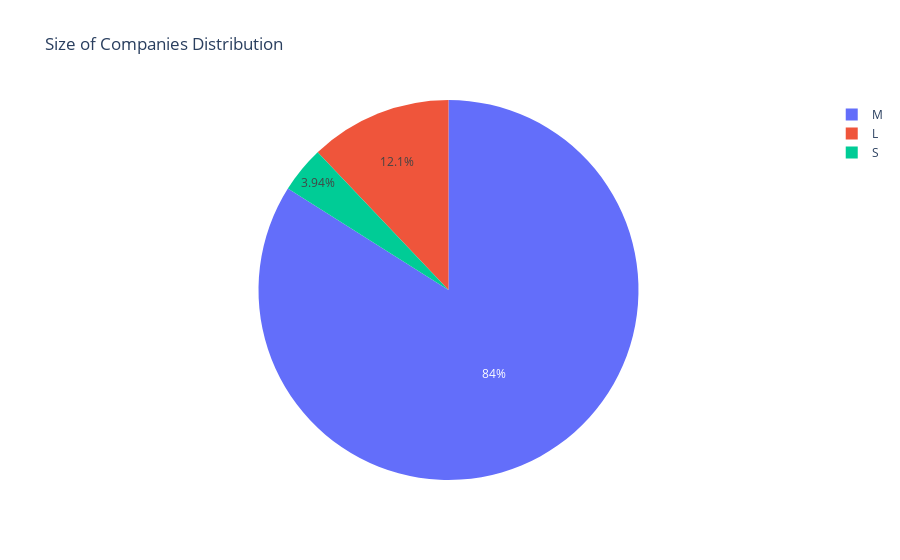

Notebook source saved alongside this figure:
### Markdown cell above
**SIZE OF COMPANIES**

### Code cell
fig = px.pie(values = data['company_size'].value_counts().values, names = data['company_size'].value_counts().index,
      title = 'Size of Companies Distribution')
fig.show()

### Figure 1 — Plotly figure (JSON) as saved in the notebook; plotly's stock layout.template omitted (floating-point values rounded to 4 significant figures)
{"data": [{"domain": {"x": [0, 1], "y": [0, 1]}, "hovertemplate": "label=%{label}<br>value=%{value}<extra></extra>", "labels": ["M", "L", "S"], "legendgroup": "", "name": "", "showlegend": true, "type": "pie", "values": [3153, 454, 148]}], "layout": {"legend": {"tracegroupgap": 0}, "title": {"text": "Size of Companies Distribution"}}}
